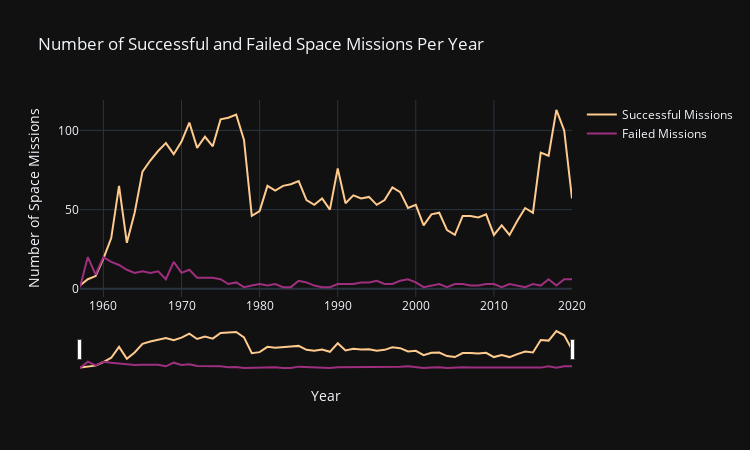

Notebook code cell kept with this figure:
### Code cell
df['Datum'] = pd.to_datetime(df['Datum'], utc=True)
df_successful = df[df['Status Mission'] == 'Success']
df_failed = df[df['Status Mission'] == 'Failure']
successful_dates = pd.DatetimeIndex(df_successful['Datum']).to_period('Y').value_counts().sort_index().to_timestamp()
failure_dates = pd.DatetimeIndex(df_failed['Datum']).to_period('Y').value_counts().sort_index().to_timestamp()
fig = go.Figure()
fig.update_layout(template='plotly_dark')
fig.add_scatter(
    x=successful_dates.index, 
    y=successful_dates.values, 
    mode='lines', 
    name='Successful Missions',
    marker=dict(color=px.colors.sequential.Magma[8]))
fig.add_scatter(
    x=failure_dates.index, 
    y=failure_dates.values, 
    mode='lines', 
    name='Failed Missions',
    marker=dict(color=px.colors.sequential.Magma[4]))
fig.update_xaxes(rangeslider_visible=True)
fig.update_layout(
    title='Number of Successful and Failed Space Missions Per Year',
    xaxis_title='Year',
    yaxis_title='Number of Space Missions',
    width=750,
    height=450)
fig.show()
